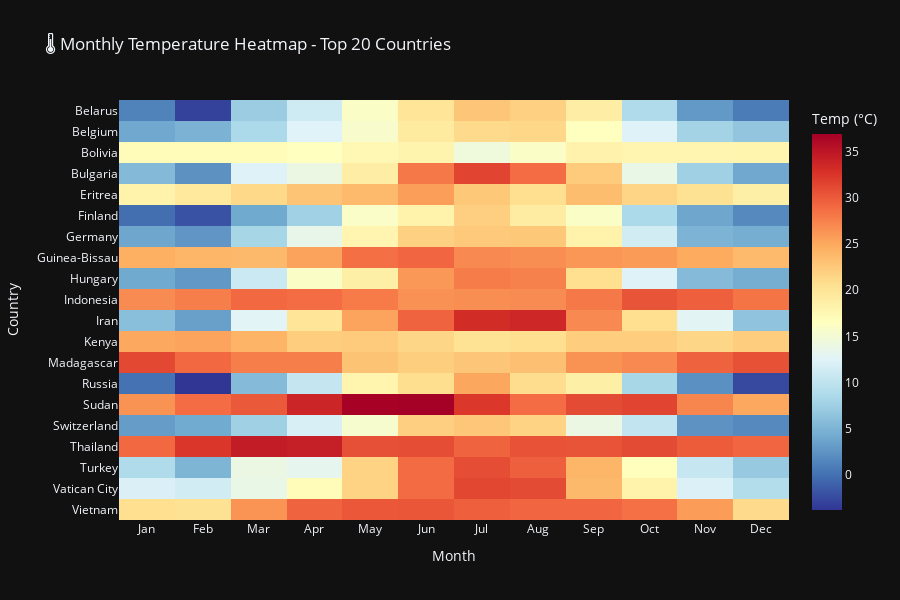

This figure's notebook cell:
### Markdown cell above
## 4. Regional Temperature Heatmap

### Code cell
# Top 20 countries by data volume
top_countries = df['country'].value_counts().head(20).index.tolist()
df_top = df[df['country'].isin(top_countries)]

# Create heatmap data
heatmap_data = df_top.pivot_table(
    values='temperature_celsius', 
    index='country', 
    columns='month', 
    aggfunc='mean'
).round(1)

fig = px.imshow(heatmap_data, 
                labels=dict(x='Month', y='Country', color='Temp (°C)'),
                title='🌡️ Monthly Temperature Heatmap - Top 20 Countries',
                color_continuous_scale='RdYlBu_r')
fig.update_layout(template='plotly_dark', height=600)
fig.update_xaxes(tickmode='array', tickvals=list(range(1, 13)),
                 ticktext=['Jan', 'Feb', 'Mar', 'Apr', 'May', 'Jun', 
                          'Jul', 'Aug', 'Sep', 'Oct', 'Nov', 'Dec'])
fig.show()

### Figure 1 — Plotly figure (JSON) as saved in the notebook; plotly's stock layout.template omitted (floating-point values rounded to 4 significant figures; data arrays with more than 128 entries replaced by an {"elided": "..."} marker saying what was removed)
{"data": [{"coloraxis": "coloraxis", "hovertemplate": "Month: %{x}<br>Country: %{y}<br>Temp (°C): %{z}<extra></extra>", "name": "0", "type": "heatmap", "x": [1, 2, 3, 4, 5, 6, 7, 8, 9, 10, 11, 12], "xaxis": "x", "y": ["Belarus", "Belgium", "Bolivia", "Bulgaria", "Eritrea", "Finland", "Germany", "Guinea-Bissau", "Hungary", "Indonesia", "Iran", "Kenya", "Madagascar", "Russia", "Sudan", "Switzerland", "Thailand", "Turkey", "Vatican City", "Vietnam"], "yaxis": "y", "z": {"elided": "20x12 float values"}}], "layout": {"coloraxis": {"colorbar": {"title": {"text": "Temp (°C)"}}, "colorscale": [[0, "rgb(49,54,149)"], [0.1, "rgb(69,117,180)"], [0.2, "rgb(116,173,209)"], [0.3, "rgb(171,217,233)"], [0.4, "rgb(224,243,248)"], [0.5, "rgb(255,255,191)"], [0.6, "rgb(254,224,144)"], [0.7, "rgb(253,174,97)"], [0.8, "rgb(244,109,67)"], [0.9, "rgb(215,48,39)"], [1, "rgb(165,0,38)"]]}, "height": 600, "title": {"text": "🌡️ Monthly Temperature Heatmap - Top 20 Countries"}, "xaxis": {"anchor": "y", "constrain": "domain", "domain": [0, 1], "scaleanchor": "y", "tickmode": "array", "ticktext": ["Jan", "Feb", "Mar", "Apr", "May", "Jun", "Jul", "Aug", "Sep", "Oct", "Nov", "Dec"], "tickvals": [1, 2, 3, 4, 5, 6, 7, 8, 9, 10, 11, 12], "title": {"text": "Month"}}, "yaxis": {"anchor": "x", "autorange": "reversed", "constrain": "domain", "domain": [0, 1], "title": {"text": "Country"}}}}
